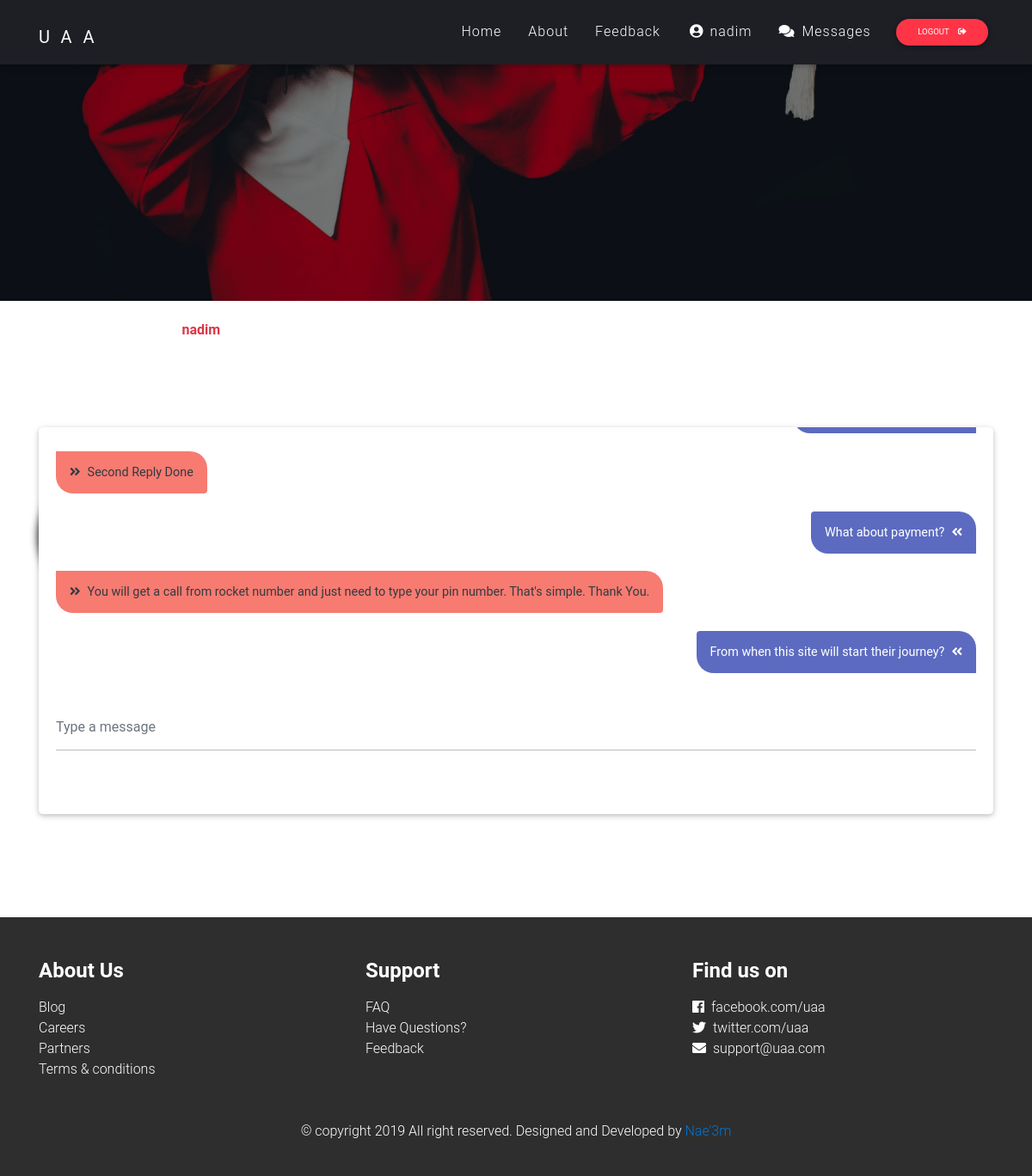
Screenshot of /accounts/nadim/messages/ (signed in) with the database file from the repository.
### contact/models.py (models this page shows, shortened)
class Contact(models.Model):
	name    = models.CharField(max_length=55, blank=True, null=True)
	user    = models.ForeignKey(User, on_delete=models.CASCADE, blank=True, null=True)
	email   = models.CharField(max_length=255, blank=True, null=True)
	subject = models.CharField(max_length=255, blank=True, null=True)
	message = models.TextField(max_length=500, blank=True, null=True)
	reply   = models.TextField(max_length=500, blank=True, null=True)
	msg_send_date = models.DateTimeField(auto_now=True)
	replied = models.BooleanField(default=False)

### contact/views.py (the view)
# urls.py: re_path('^(?P<username>\w+)/messages/$', login_required(messages), name='messages'),
def messages(request, username):
	user = get_object_or_404(User, username=username)
	messages = Contact.objects.filter(user=user).order_by('id')
	if request.method=='POST':
		form = SendMessage(request.POST or None)
		if form.is_valid():
			instance = form.save(commit=False)
			instance.user = request.user
			instance.name = request.user.userprofile.name
			instance.save()
			return redirect('accounts:messages', request.user)
	else:
		form = SendMessage()
	context = {
		'messages': messages,
		'form': form
	}
	return render(request, 'contact/my_messages.html', context)

### contact/forms.py
class SendMessage(forms.ModelForm):
	message   = forms.CharField(max_length=500, required=False, widget=forms.TextInput(
				attrs={'autocomplete': 'off', 'class': 'form-control', 'placeholder': 'Type a message'}))
	class Meta:
		model = Contact
		fields = [
			'message',
		]

### contact/templates/contact/my_messages.html (shortened to what this page needs)
{% extends 'base.html' %}
{% load static %}
{% block main-content %}
	<div class="cover"></div>
	<div class="container">
		<div class="profile">
				  <br>
				<h6 class="username text-danger font-weight-bold">{{ user.username }}</h6>
		</div>
	</div>
	<br><br>
	<div class="container my-5">
		<div class="row">
			<div class="col-md-12">
				<div class="card">
					<div class="card-body pre-scrollable" id="my_div">
						{% for message in messages %}
							<p class="card-text text-right text-white my-5"><span class="indigo lighten-1 p-3 rounded-left">{{ message.message }}<i class="fas fa-angle-double-left ml-2"></i></span></p>
							{% if message.replied %}
								<p class="card-text text-left text-dark"><span class="rgba-red-strong p-3 rounded-right"><i class="fas fa-angle-double-right mr-2"></i>{{ message.reply }}</span></p>
							{% endif %}
						{% endfor %}
						<form id="my_div" method="POST">
							<div class="form-row mt-5">
								<div class="col-12">
									<div class="md-form">
										{{ form.message }}
									</div>
								</div>
							</div>
						</form>
					</div>
				</div>
			</div>
		</div>
	</div>
	<br>
{% endblock %}

### home/templates/base.html (shortened to what this page needs)
<!doctype html>
<html lang="en">
  <head>
    {% load static %}
    <link rel="stylesheet" href="https://use.fontawesome.com/releases/v5.7.2/css/all.css">
    <link rel="stylesheet" href="{% static 'home/bootstrap.min.css' %}">
    <link href="{% static 'home/mdb.min.css' %}" rel="stylesheet">
    <link rel="stylesheet" type="text/css" href="{% static 'home/style.css' %}">
  </head>
  <body>
    <header>
      <nav class="navbar navbar-expand-lg navbar-dark fixed-top scrolling-navbar" id="navbar">
        <div class="container">
          <a class="navbar-brand" href="{% url 'home:homepage' %}"><strong>UAA</strong></a>
          <div class="collapse navbar-collapse" id="navbarContent">
            <ul class="navbar-nav ml-auto">
              <li class="nav-item"><a class="nav-link active" href="{% url 'home:homepage' %}">Home</a></li>
              <li class="nav-item"><a class="nav-link" href="">About</a></li>
              <li class="nav-item"><a class="nav-link" href="{% url 'feedback:send_feedback' %}">Feedback</a></li>
              {% if user.is_authenticated and not request.user.is_staff %}
              <li class="nav-item"><a class="nav-link" href="{% url 'accounts:profile' username=request.user %}"><i class="fa fa-user-circle mr-1"></i>{{ request.user }}</a></li>
              <li class="nav-item"><a href="{% url 'accounts:messages' username=request.user %}" class="nav-link"><i class="fas fa-comments mr-2"></i>Messages</a></li>
              {% else %}
              <li class="nav-item"><a class="nav-link" href="{% url 'contact:contact_us' %}">Contact</a></li>
              {% endif %}
            </ul>
            {% if request.user.is_authenticated %}
              <form action="{% url 'accounts:logout' %}" method="post">
                  <button class="btn btn-danger btn-sm rounded-pill" type="submit">Logout <i class="fas fa-sign-out-alt ml-2"></i></button>
              </form>
            {% else %}
              <a class="btn btn-default rounded-pill btn-sm" href="{% url 'accounts:login' %}">Login <i class="fas fa-sign-in-alt ml-2"></i></a>
            {% endif %}
          </div>
        </div>
      </nav>
    </header>
    {% block main-content %}
    {% endblock %}
    <footer class="elegant-color pt-5 pb-4 mt-5">
      <div class="container">
        <div class="row">
          <div class="col-12 col-sm-4 col-md-4 text-white mb-4">
            <h4 class="font-weight-bold mb-3">About Us</h4>
            <ul style="list-style: none; margin: 0; padding: 0">
              <li>
                <a href="" class="text-white mb-2">Blog</a>
              </li>
              <li>
                <a href="" class="text-white mb-2">Careers</a>
              </li>
              <li>
                <a href="" class="text-white mb-2">Partners</a>
              </li>
              <li>
                <a href="" class="text-white mb-2">Terms & conditions</a>
              </li>
            </ul>
          </div>
          <div class="col-12 col-sm-4 col-md-4 mb-4">
            <h4 class="font-weight-bold text-white mb-3">Support</h4>
            <ul style="list-style: none; margin: 0; padding: 0">
              <li>
                <a href="" class="text-white mb-2">FAQ</a>
              </li>
              <li>
                <a href="{% url 'contact:contact_us' %}" class="text-white mb-2">Have Questions?</a>
              </li>
              <li>
                <a href="{% url 'feedback:send_feedback' %}" class="text-white mb-2">Feedback</a>
              </li>
            </ul>
          </div>
          <div class="col-12 col-sm-4 col-md-4 mb-4">
            <h4 class="font-weight-bold text-white mb-3">Find us on</h4>
            <ul style="list-style: none; margin: 0; padding: 0">
              <li>
                <a href="" class="text-white mb-2"><i class="fab fa-facebook mr-2"></i>facebook.com/uaa</a>
              </li>
              <li>
                <a href="" class="text-white mb-2"><i class="fab fa-twitter mr-2"></i>twitter.com/uaa</a>
              </li>
              <li>
                <a href="" class="text-white mb-2"><i class="fas fa-envelope mr-2"></i>support@uaa.com</a>
              </li>
            </ul>
          </div>
        </div>
        <div class="row pt-4">
          <div class="col-12 text-center text-white">
            <p>&copy; copyright 2019 All right reserved. Designed and Developed by <a href="">Nae'3m</a></p>
          </div>
        </div>
      </div>
    </footer>
  </body>
</html>

### home/static/home/style.css (style rules this page uses)
.navbar-brand { padding-top: 1rem; letter-spacing: .8rem; }
.navbar:not(.top-nav-collapse) { background: transparent !important; }

### rows the page displays
Contact: reply "Second Reply Done"
Contact: message "What about payment?", reply "You will get a call from rocket number and just need to type your pin number. That's simple. Thank You."
Contact: message "From when this site will start their journey?"

### other values shown
{{ request.user }} "nadim"
{{ user.username }} "nadim"
